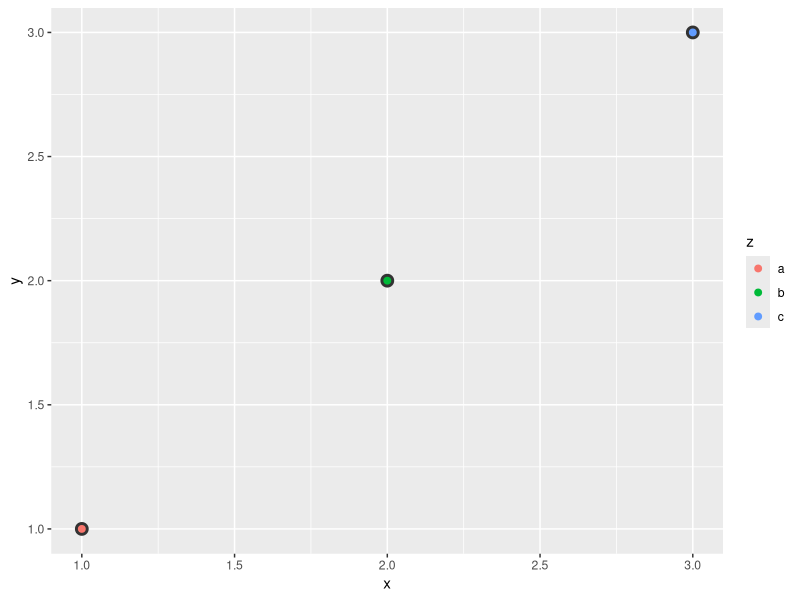
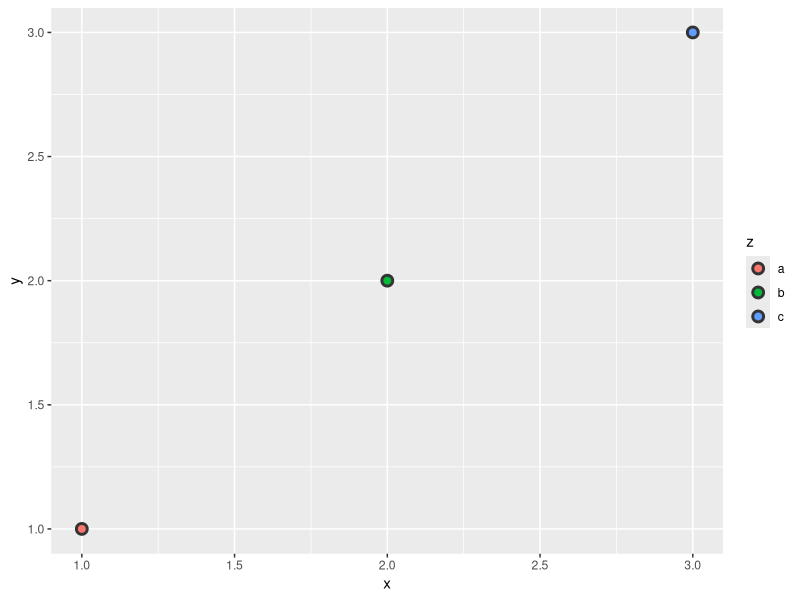
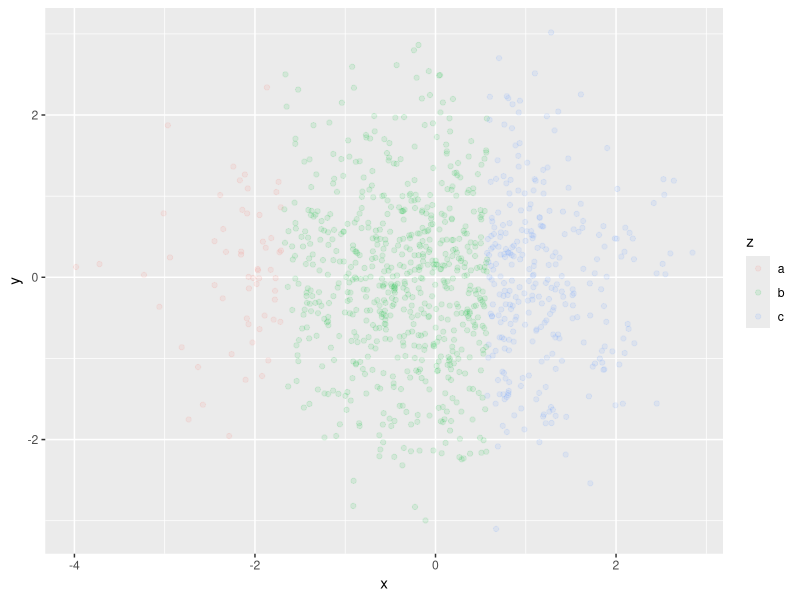
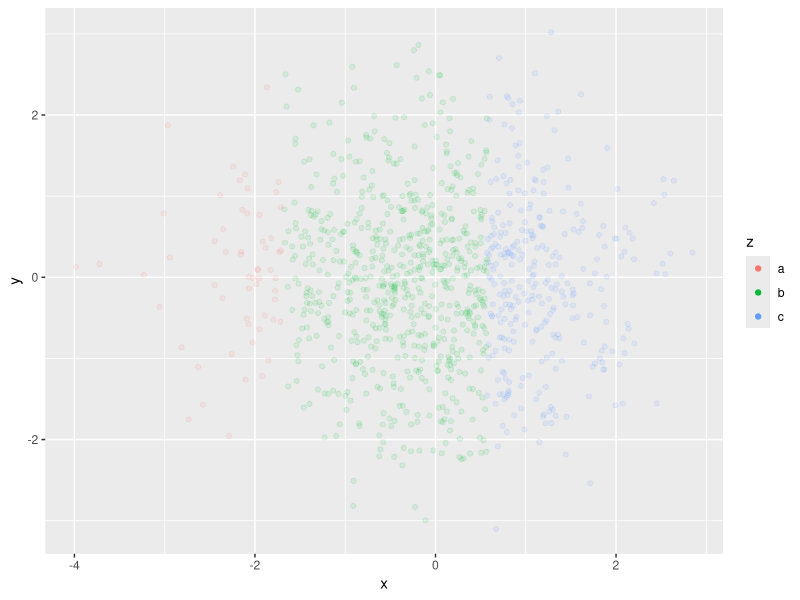
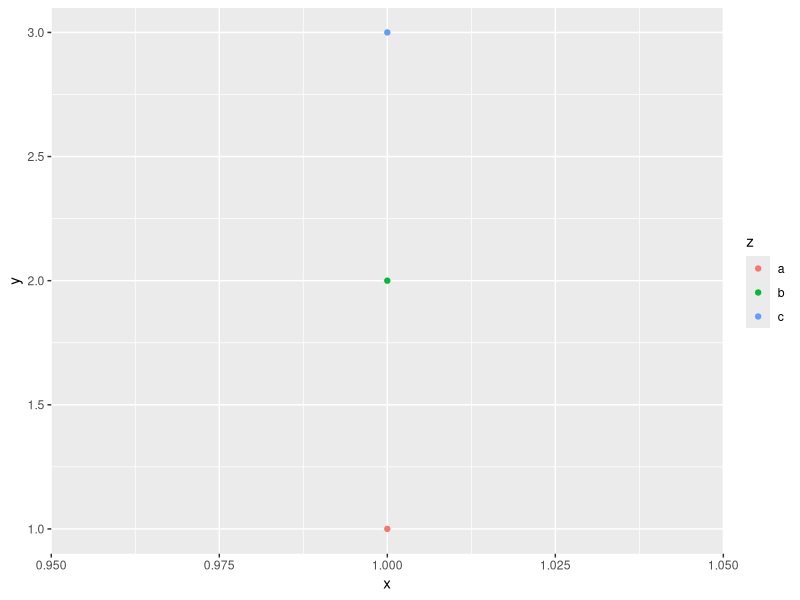
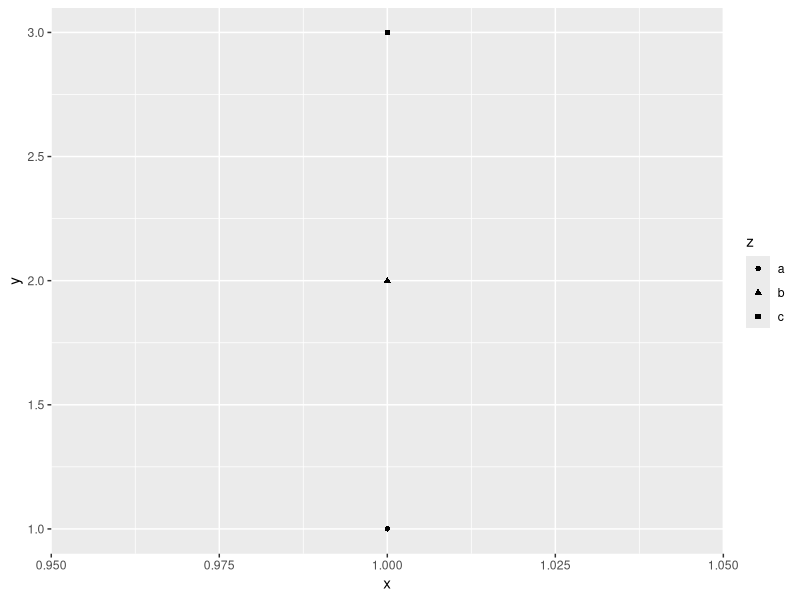
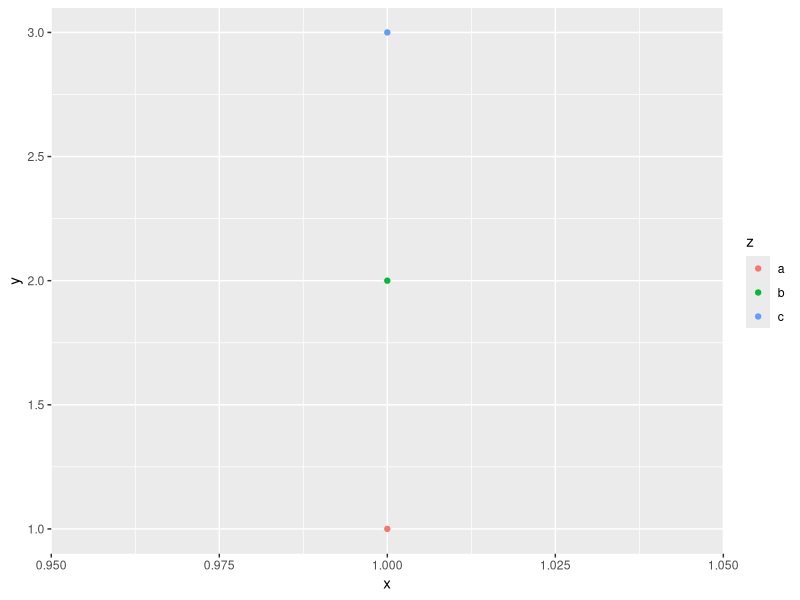
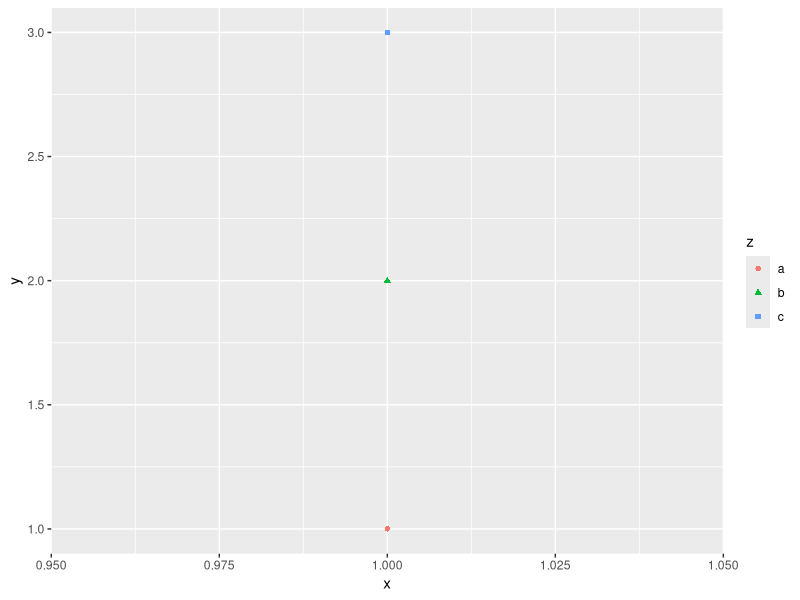

Here is the R script that generated these plots, in order:
library(ggplot2)
df <- data.frame(x = 1:3, y = 1:3, z = c('a', 'b', 'c'))
ggplot(df, aes(x,y)) + geom_point(size = 4, colour = 'grey20') +
  geom_point(aes(colour = z), size =2)
ggplot(df, aes(x,y)) + geom_point(size = 4, colour = 'grey20', show.legend = TRUE) +
  geom_point(aes(colour = z), size =2)

norm <- data.frame(x = rnorm(1000), y = rnorm(1000))
norm$z <- cut(norm$x, 3, labels = c('a', 'b', 'c'))
ggplot(norm, aes(x,y)) + geom_point(aes(color = z), alpha = 0.1)
ggplot(norm, aes(x,y)) + geom_point(aes(color = z), alpha = 0.1) +
  guides(colour = guide_legend(override.aes = list(alpha = 1)))

df <- data.frame(x=1, y = 1:3, z =c('a','b','c'))
ggplot(df, aes(x,y)) + geom_point(aes(colour = z))
ggplot(df, aes(x,y)) + geom_point(aes(shape = z))
ggplot(df, aes(x,y)) + geom_point(aes(colour = z))
ggplot(df, aes(x,y)) + geom_point(aes(shape = z, colour = z))

df <- data.frame(x = 1:3, y = 1:3, z = c('a', 'b', 'c'))
base <- ggplot(df, aes(x,y)) + geom_point(aes(colour = z), size =3) +
  xlab(NULL) + ylab(NULL)
base
base + theme(legend.position = 'right', legend.direction = 'horizontal')
base + theme(legend.position = 'left')
base + theme(legend.position = 'top')
base + theme(legend.position = 'bottom')
base + theme(legend.position = 'none')

base + theme(legend.position = c(0.1,0.9), legend.justification = c(0.1,0.9))
base + theme(legend.position = c(0.5,0.5), legend.justification = c(0.5,0.5))

df <- data.frame(x=1, y = 1:3, z =1:3)
base <- ggplot(df, aes(x,y)) + geom_raster(aes(fill = z))
base
base +scale_fill_continuous(guide = guide_legend())
base + guides(fill = guide_legend())

df <- data.frame(x =1, y = 1:4, z = letters[1:4])
p <- ggplot(df, aes(x,y)) + geom_raster(aes(fill =z))
p
p+ guides(fill = guide_legend(ncol = 2))
p+ guides(fill = guide_legend(ncol = 2, byrow = TRUE))

p <- ggplot(df, aes(1,y)) + geom_bar(stat  = 'identity', aes(fill =z))
p + guides(fill = guide_legend(reverse = TRUE))


df <- data.frame(x=1, y =1:4, z=4:1)
p <- ggplot(df, aes(x,y)) + geom_tile(aes(fill =z))
p
p + guides(fill = guide_colorbar(reverse = TRUE))
p + guides(fill = guide_colorbar(barwidth = unit(1, 'cm')))
